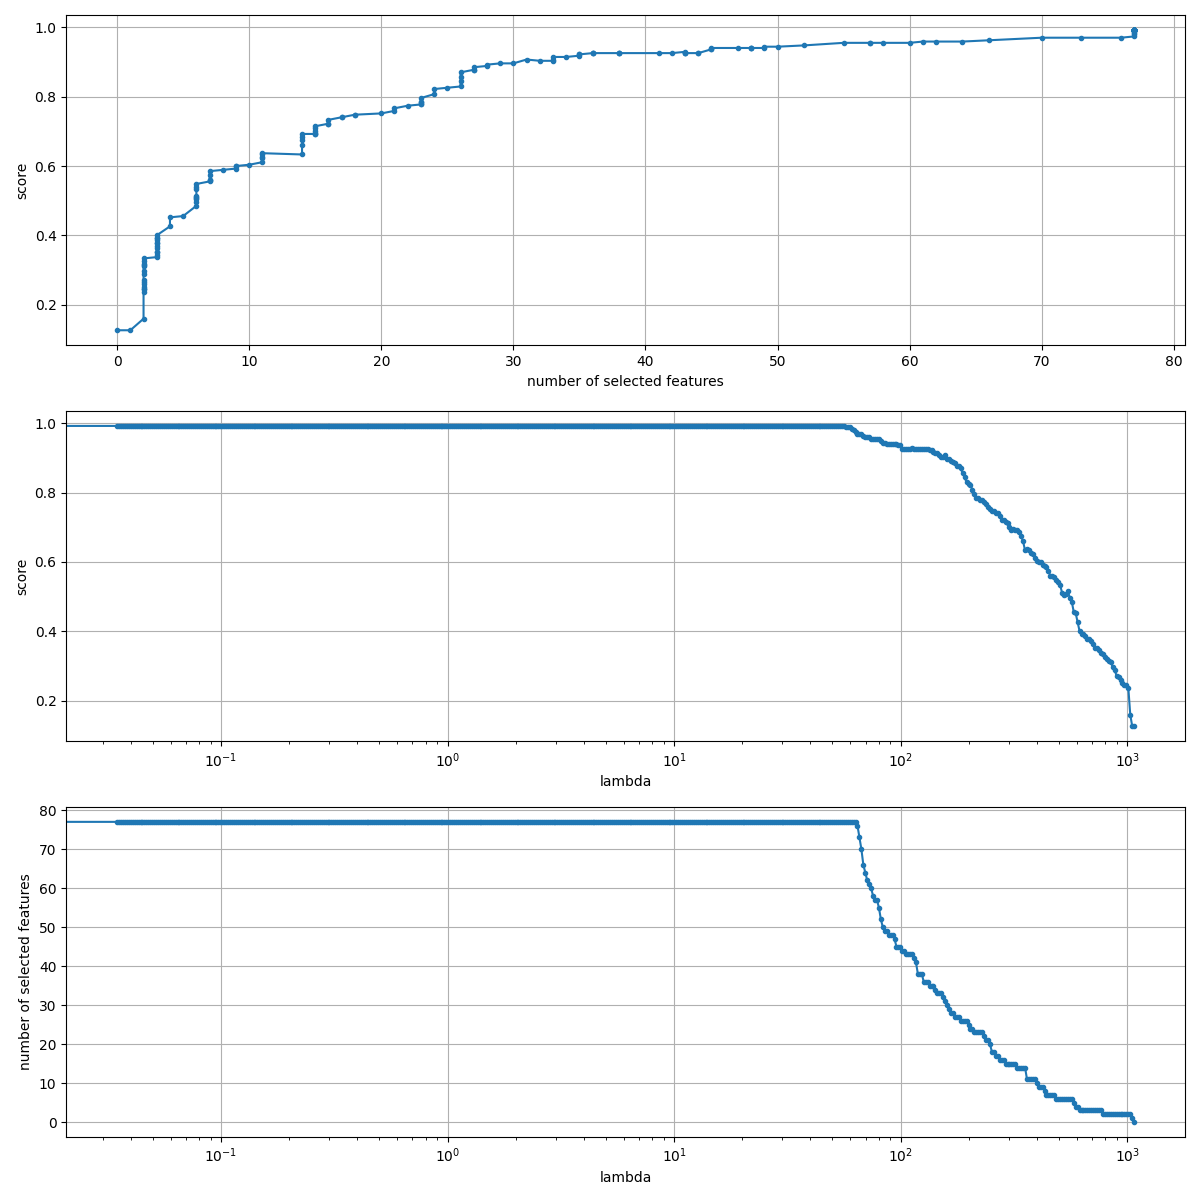

Reproduce this figure in Python.
#!/usr/bin/env python
# coding: utf-8

"""
Lassonet Demo Notebook - PyTorch

This notebook illustrates the Lassonet method for
feature selection on a classification task.
We will run Lassonet over
[the Mice Dataset](https://archive.ics.uci.edu/ml/datasets/Mice%20Protein%20Expression).
This dataset consists of protein expression levels measured in the cortex of normal and
trisomic mice who had been exposed to different experimental conditions.
Each feature is the expression level of one protein.
"""

from sklearn.datasets import fetch_openml
from sklearn.impute import SimpleImputer
from sklearn.preprocessing import StandardScaler, LabelEncoder
from sklearn.model_selection import train_test_split
import matplotlib.pyplot as plt
import lassonet
from lassonet import LassoNetClassifier, plot_path

X, y = fetch_openml(name="miceprotein", return_X_y=True)
# Fill missing values with the mean
X = SimpleImputer().fit_transform(X)
# Convert labels to scalar
y = LabelEncoder().fit_transform(y)

# standardize
X = StandardScaler().fit_transform(X)

X_train, X_test, y_train, y_test = train_test_split(X, y)

model = LassoNetClassifier(verbose=True)
path = model.path(X_train, y_train, X_val=X_test, y_val=y_test)


plot_path(model, path, X_test, y_test)

plt.savefig("miceprotein.png")
